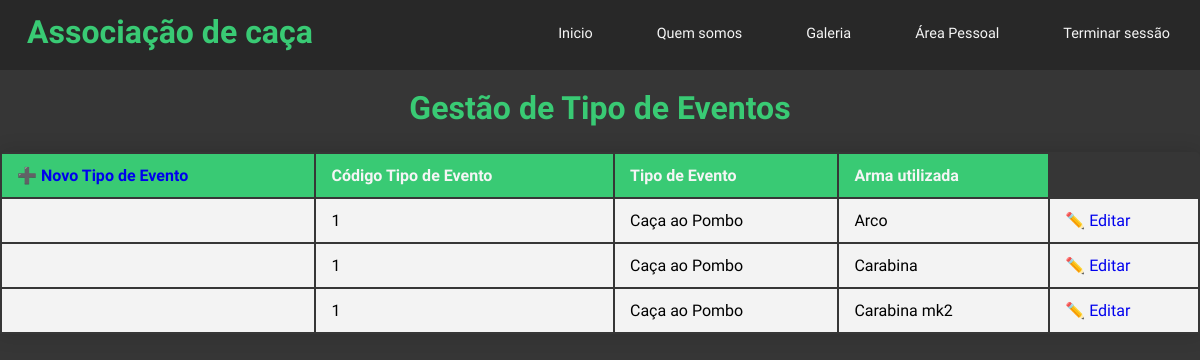
The app's page /admin/p_gestTipoEventos.php (signed in) with its own data.
### tables this page shows
CREATE TABLE `tipoarma` (
  `codArma` int(11) NOT NULL,
  `descricao` varchar(50) NOT NULL,
  `especificacaoTiro` varchar(50) NOT NULL,
  `silenciador` bit(1) NOT NULL,
  `ativo` bit(1) NOT NULL
);

CREATE TABLE `tipoevento` (
  `codTipo` int(11) NOT NULL,
  `descricao` varchar(50) NOT NULL,
  `ativo` bit(1) NOT NULL
);

### admin/p_gestTipoEventos.php (the view, shortened to what this page needs)
<!DOCTYPE html>
<html lang="en">
    <head>
        <link rel="stylesheet" href="../css/style.css">
    </head>
    <body>
        <?php
            if(isset($_SESSION['utilizador']))
            {
                $sql = "SELECT codPerfil FROM utilizador WHERE nomeUser = '".$_SESSION["utilizador"]."'";
                $res = mysqli_query($conn, $sql);
                $row = mysqli_fetch_array($res);
                if($row['codPerfil'] = ADMIN)
                {
        ?>
                    <header>
                        <div class="navbar">
                            <h1>Associação de caça</h1>
                            <ul>
                                <li><a href='../index.php'>Inicio</a></li>
                                <li><a href='../about.php'>Quem somos</a></li>
                                <li><a href='../gallery.php'>Galeria</a></li>
                                <li><a href='../p_areaPessoal.php'>Área Pessoal</a></li>
                                <li><a href='../logout/logout.php'>Terminar sessão</a></li>
                            </ul>
                        </div>
                    </header>
        <?php
                   $sql = "SELECT te.codTipo, te.descricao AS descricaoTipo, ta.codArma AS codArma, ta.descricao AS descricaoArma FROM tipoarma AS ta INNER JOIN armaevento AS ae ON (ta.codArma = ae.codArma) INNER JOIN tipoevento AS te ON (te.codTipo = ae.codTipo)";
                   $res = mysqli_query($conn, $sql);
                    echo
                    "
                    <br>
                    <h1>Gestão de Tipo de Eventos</h1>
                        <div class='content_table'>
                            <table width='100%'>
                                <thead>
                                    <tr>
                                        <th>
                                            <a href='p_addtipoEvento.php'>➕ Novo Tipo de Evento</a>
                                        </th>
                                        <th>Código Tipo de Evento</th>
                                        <th>Tipo de Evento</th>
                                        <th>Arma utilizada</th>
                                    </tr>
                                </thead>
                    ";
                    while($row = mysqli_fetch_array($res))
                    {
                                echo
                                "
                                <tbody>
                                    <tr>
                                        <td></td>
                                        <td>".$row['codTipo']."</td>
                                        <td>".$row['descricaoTipo']."</td>
                                        <td>".$row['descricaoArma']."</td>
                                        <td><a href='p_editarTipoEvento.php?codtipo=".$row["codTipo"]."&codArma=".$row['codArma']."'>✏️ Editar</a></td>";
                                    echo"
                                    </tr>
                                </tbody>
                                ";
                    }
                    echo
                    "
                            </table>
                        </div>
                    ";
                }
            }
            else
            {
                header('refresh:0; ../index.php');
            }
        ?>
    </body>
</html>

### css/style.css (style rules this page uses)
* { margin: 0px; padding: 0px; font-family: 'Open Sans Condensed', sans-serif; }
body { background: #363636; box-sizing: border-box; }
h1, h2, h3 { text-align: center; color: #39ca74; }
.navbar { width: 100%; height: 70px; background-color: #282828; }
.navbar h1 { position: absolute; padding: 3px; float: left; margin-left: 2%; margin-top: 10px; color: #39ca74; }
.navbar ul { width: auto; float: right; margin-top: 8px; }
.navbar li { display: inline-block; padding: 15px 30px; }
.navbar a { text-align: center; color: whitesmoke; text-decoration: none; font-size: 1.2vw; }
.content_table { border-collapse: collapse; margin: 25px 0; min-width: 400px; border-radius: 5px 5px 0 0; overflow: hidden; box-shadow: 0 0 20px rgba(0,0,0,0.15); }
.content_table thead tr { background-color: #39ca74; color: whitesmoke; text-align: left; font-weight: bold; }
.content_table th, td { padding: 12px 15px; }
.content_table tbody tr { background-color: #f3f3f3; }
.content_table a { text-decoration: none; }

### records on screen
tipoarma: tipoevento.codTipo "1", tipoevento.descricao "Caça ao Pombo", descricao "Arco"
tipoarma: tipoevento.codTipo "1", tipoevento.descricao "Caça ao Pombo", descricao "Carabina"
tipoarma: tipoevento.codTipo "1", tipoevento.descricao "Caça ao Pombo", descricao "Carabina mk2"
